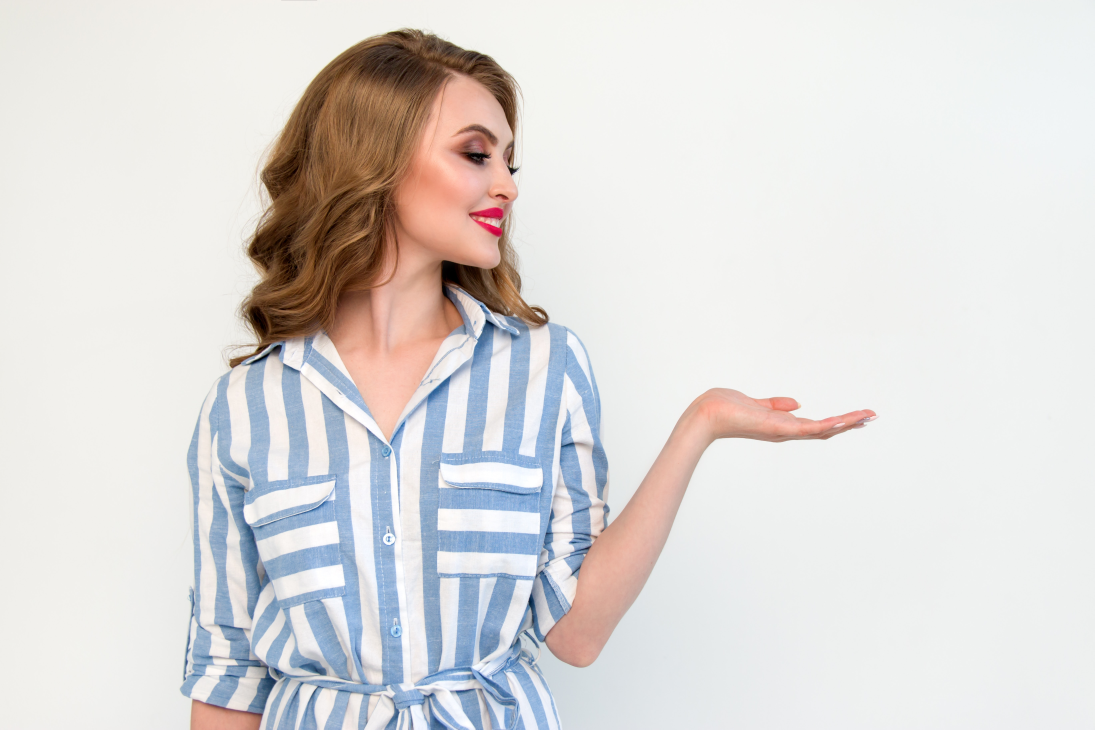
#> input picture Imagens/Pessoa.jpg, 5472 x 3648 px, found by its file name (shown at 1/5 size)
$ python 'Limite Medio de Imagem - Versão 1.0.0.py'
#> lines starting #> are read from the running program, lines starting #| are printed output that depends on the picture; after the words box and inside, x2 and y2 are one past the last pixel; in counts of white or black regions, pixels touching at a corner belong together
#
########################################################################
# Importação das Bibliotecas Necessárias
########################################################################
#
import cv2 as cv
import matplotlib.pyplot as plt
from pathlib import Path

#
########################################################################
# Funções de Apoio
########################################################################
#
def LimpaTerminal ():
    if os.name == "nt":
       _ = os.system( "cls" )
    else:
      _ = os.system( "clear ")
    return ()

#
########################################################################
# Definições Gerais
########################################################################
#
NomeImagem  = "Pessoa.jpg"
dirRaiz = Path.home()
dirBase = "LocalCV"
dirImagem = "Imagens"
dirCaminhoImagem = str(Path(dirRaiz, dirBase, dirImagem, NomeImagem))

#
########################################################################
# Lendo a Imagem
########################################################################
#
Imagem = cv.imread ( dirCaminhoImagem, cv.IMREAD_GRAYSCALE)
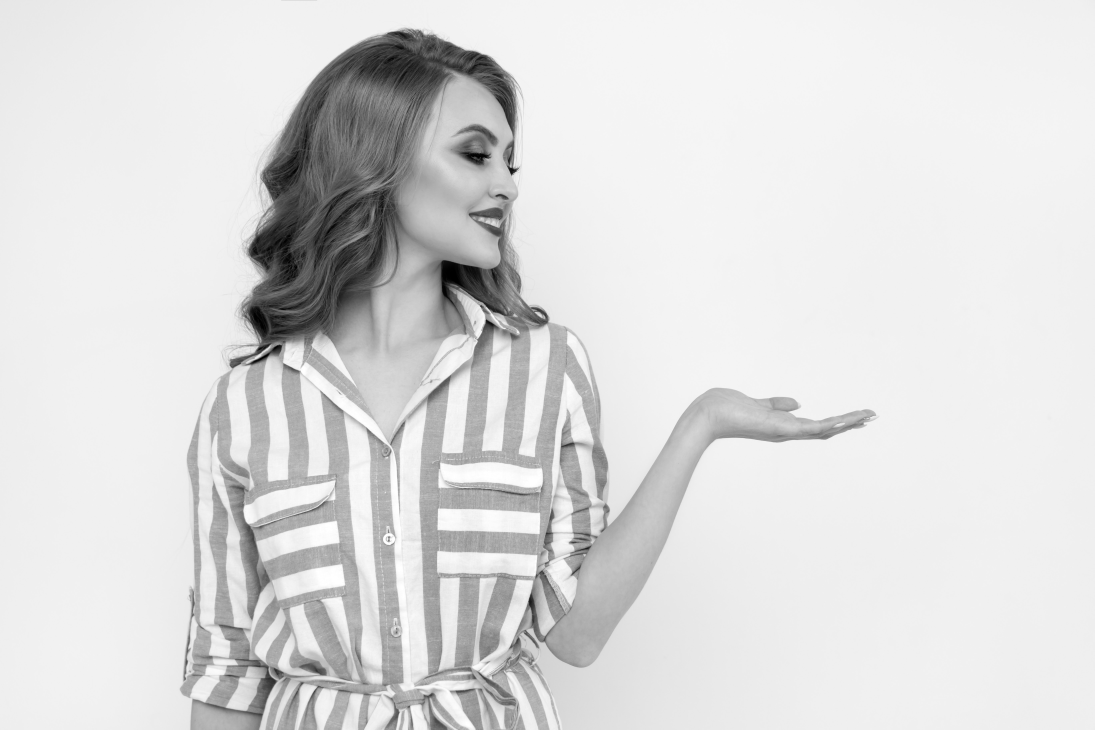
#> Imagem: shape (3648, 5472) (shown at 1/5 size); min 0, max 255, mean 219.3

#
########################################################################
# Checando se a Imagem Foi Lida com Sucesso
########################################################################
#
if Imagem is None:
    LimpaTerminal ()
    print( "Não Foi Localizada a Imagem : ", NomeImagem)
    exit ()

#
########################################################################
# Reduzindo o Tamanho da Imagem
########################################################################
#
imgBase = cv.resize(Imagem, (0,0), fx=0.1, fy=0.1, interpolation = cv.INTER_AREA)
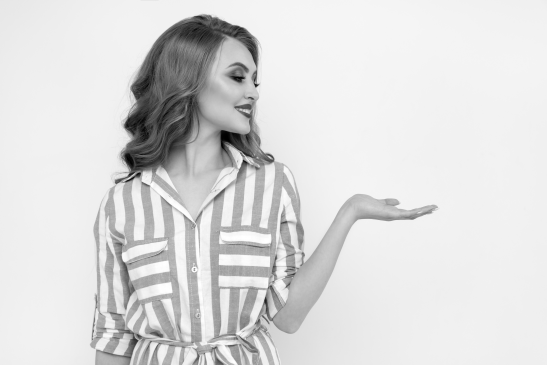
#> imgBase: shape (365, 547); min 0, max 255, mean 219.3

#
########################################################################
# Calculando o Limiar Médio
########################################################################
#
imgReduzida = cv.medianBlur(imgBase,5)
imgLimiar = cv.adaptiveThreshold(imgReduzida,255,cv.ADAPTIVE_THRESH_MEAN_C, cv.THRESH_BINARY,11,2)
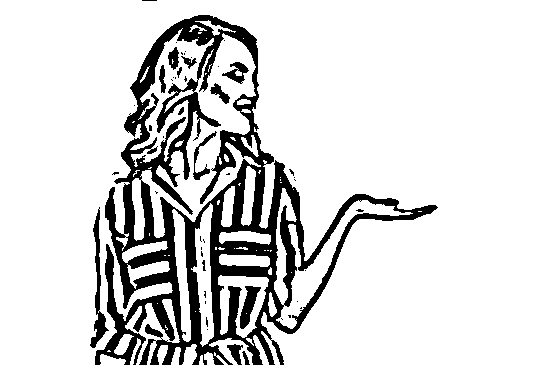
#> imgLimiar: shape (365, 547); 84.9% white; 49 black regions (35 under 20 px), largest, box (x1, y1, x2, y2) and area: (95, 15, 438, 365) 27457, (90, 207, 109, 348) 729, (240, 286, 261, 329) 429

#
########################################################################
# Convertendo para Matplotlib
########################################################################
#
imgBase = cv.cvtColor(imgBase, cv.COLOR_BGR2RGB)
#> imgBase: shape (365, 547, 3)
imgLimiar = cv.cvtColor(imgLimiar, cv.COLOR_BGR2RGB)

#
########################################################################
# Apresentando a Imagem
########################################################################
#
Grafico = plt.figure( )

Grafico.add_subplot(1,2,1)
plt.imshow(imgBase )
plt.title("Original")

Grafico.add_subplot(1,2,2)
plt.imshow ( imgLimiar )
plt.title("Limiar Médio")

plt.tight_layout ()
plt.show ()
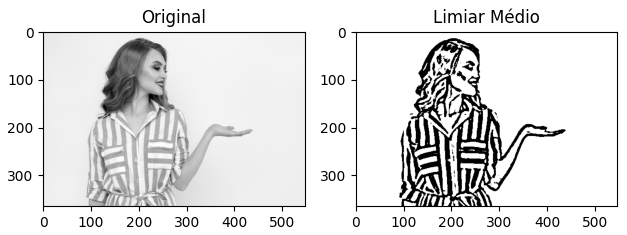
#> figure drawn by matplotlib, 2 panels

########################################################################
# FIM DO PROGRAMA
########################################################################

$ run again, with Imagens/AmigosEscritorio.jpg copied over Imagens/Pessoa.jpg
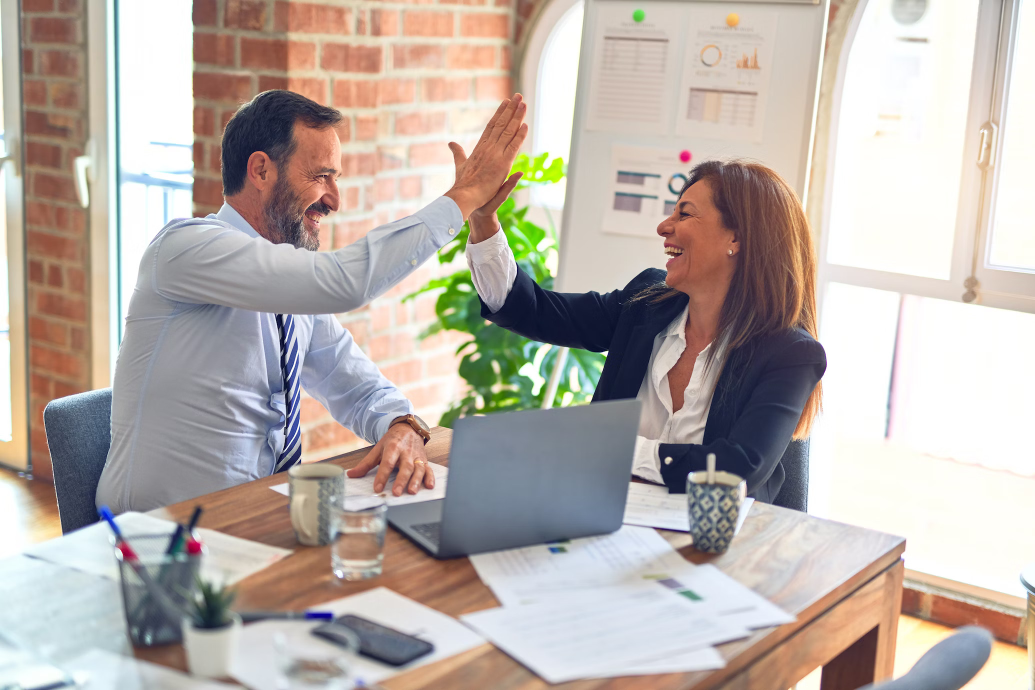
#> input picture Imagens/AmigosEscritorio.jpg, 2070 x 1380 px, found by its file name (shown at 1/2 size)
#> `imgReduzida = cv.medianBlur(imgBase,5)`:
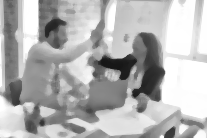
#> imgReduzida: shape (138, 207); min 22, max 255, mean 178.5
#> `imgLimiar = cv.adaptiveThreshold(imgReduzida,255,cv.ADAPTIVE_THRESH_ME..`:
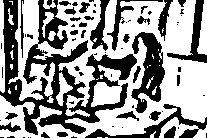
#> imgLimiar: shape (138, 207); 60% white; 69 black regions (39 under 20 px), largest, box (x1, y1, x2, y2) and area: (0, 0, 137, 135) 6096, (131, 32, 165, 113) 1390, (85, 104, 207, 138) 884
